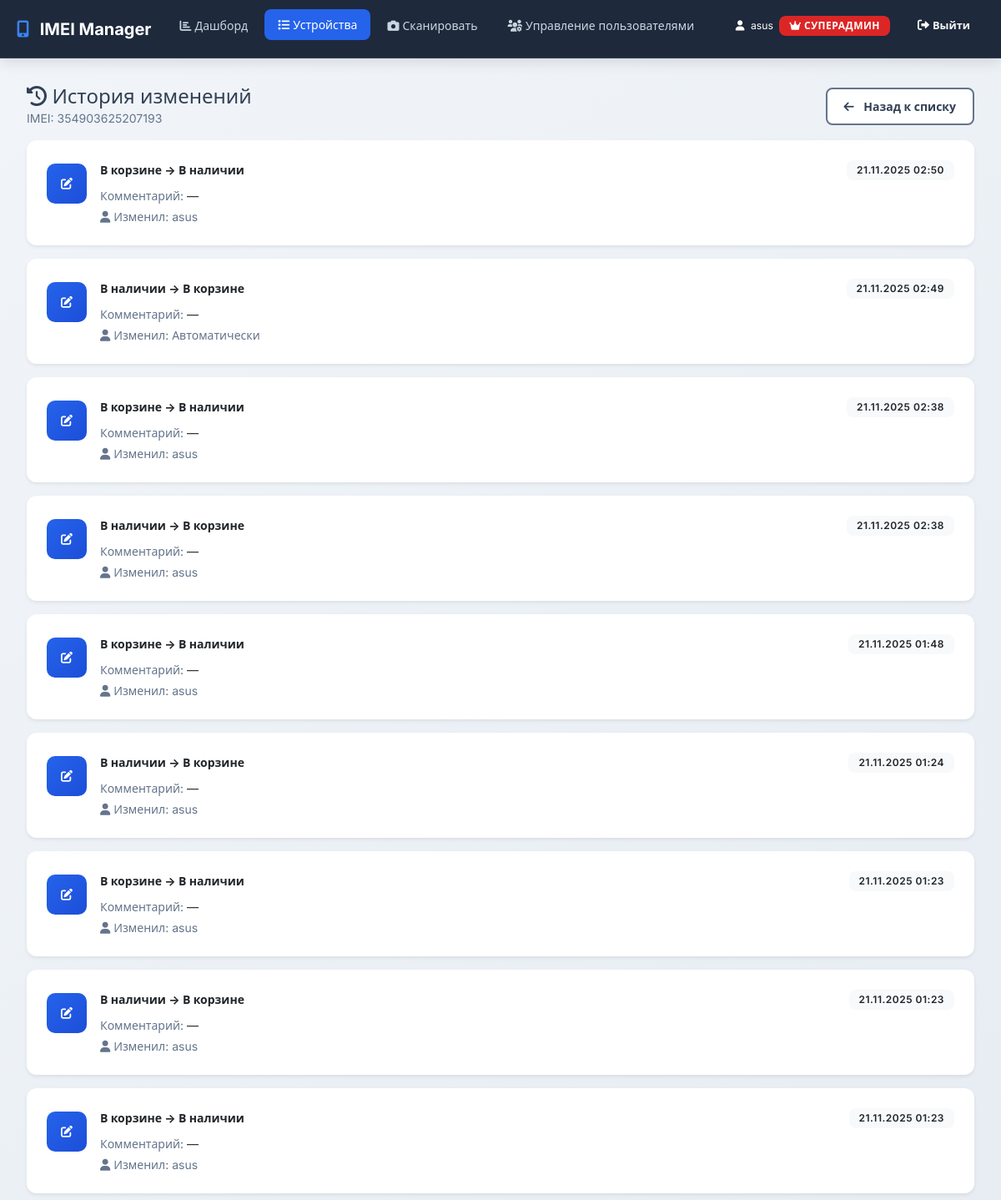
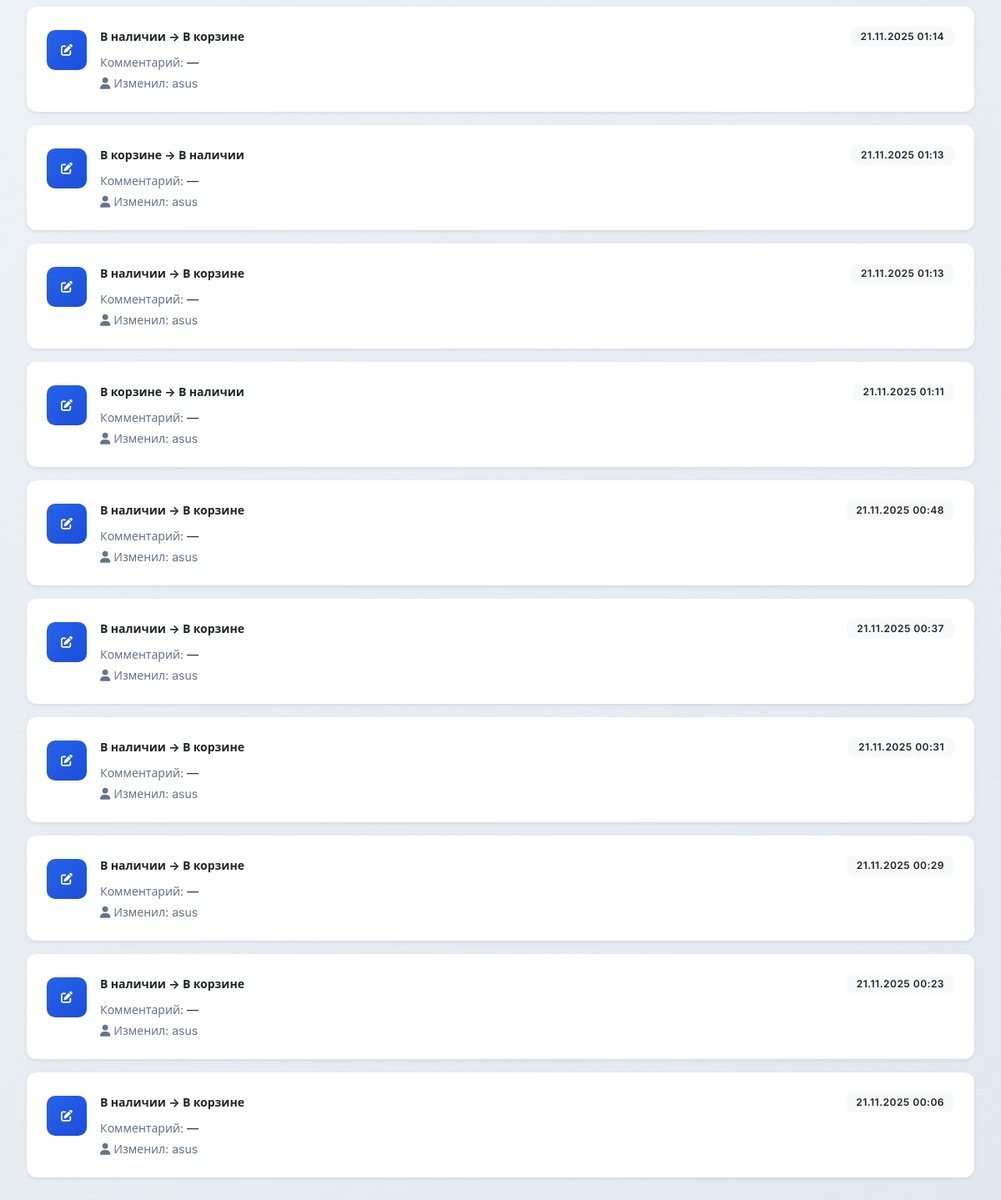
/devices/12/history/ (signed in), run on the app's committed database (2 pictures, top to bottom).
### devices/models.py (models this page shows, shortened)
class Device(models.Model):
    STATUS_IN_STOCK = 'in_stock'
    STATUS_SOLD = 'sold'
    STATUS_WRITTEN_OFF = 'written_off'
    STATUS_TRASH = 'trash'
    STATUS_CHOICES = [
        (STATUS_IN_STOCK, 'В наличии'),
        (STATUS_SOLD, 'Продано'),
        (STATUS_WRITTEN_OFF, 'Списан'),
        (STATUS_TRASH, 'В корзине'),
    ]
    PUBLIC_STATUS_CHOICES = [
        (STATUS_IN_STOCK, 'В наличии'),
        (STATUS_SOLD, 'Продано'),
        (STATUS_WRITTEN_OFF, 'Списан'),
    ]
    imei = models.CharField(
        max_length=15,
        unique=True,
        verbose_name="IMEI",
        validators=[RegexValidator(r'^\d{15}$', "Допустимы только 15 цифр"), validate_imei],
    )
    model_name = models.CharField(max_length=255, blank=True, verbose_name="Модель телефона")
    status = models.CharField(
        max_length=20,
        choices=STATUS_CHOICES,
        default=STATUS_IN_STOCK,
        verbose_name="Статус",
    )
    comment = models.TextField(blank=True, verbose_name="Комментарий")
    date_added = models.DateTimeField(auto_now_add=True, verbose_name="Дата добавления")
    added_by = models.ForeignKey(
        User,
        on_delete=models.PROTECT,
        verbose_name="Добавил",
        related_name="devices",
    )
    deleted_at = models.DateTimeField(null=True, blank=True)

class DeviceHistory(models.Model):
    device = models.ForeignKey(Device, on_delete=models.CASCADE, related_name="history", verbose_name="Устройство")
    changed_by = models.ForeignKey(
        User,
        on_delete=models.SET_NULL,
        null=True,
        blank=True,
        verbose_name="Изменил",
    )
    previous_status = models.CharField(max_length=20, choices=Device.STATUS_CHOICES, verbose_name="Был статус")
    new_status = models.CharField(max_length=20, choices=Device.STATUS_CHOICES, verbose_name="Новый статус")
    previous_comment = models.TextField(blank=True, verbose_name="Был комментарий")
    new_comment = models.TextField(blank=True, verbose_name="Новый комментарий")
    changed_at = models.DateTimeField(default=timezone.now, verbose_name="Когда")
    class Meta:
        ordering = ['-changed_at']
        verbose_name = "История устройства"
        verbose_name_plural = "История устройств"

### devices/views.py (the view)
# urls.py: path('devices/<int:pk>/history/', DeviceHistoryView.as_view(), name='device_history'),
class DeviceHistoryView(GuestRequiredMixin, TemplateView):
    template_name = 'devices/device_history.html'
    def get_context_data(self, **kwargs):
        context = super().get_context_data(**kwargs)
        device = get_object_or_404(Device, pk=self.kwargs['pk'])
        context['device'] = device
        context['history'] = device.history.select_related('changed_by')
        return context

### devices/context_processors.py (called while the page is built)
def role_flags(request):
    user = getattr(request, 'user', None)
    return {
        'role_is_admin': is_admin(user),
        'role_is_operator': is_operator(user),
        'role_is_super_admin': is_super_admin(user),
        'role_can_delete': can_delete_devices(user),
    }

### devices/utils.py (called while the page is built)
def is_admin(user: User) -> bool:
    if not user or not user.is_authenticated:
        return False
    if user.is_superuser:
        return True
    profile = _safe_profile(user)
    return profile.role == UserProfile.Roles.ADMIN if profile else False

def is_operator(user: User) -> bool:
    if not user or not user.is_authenticated:
        return False
    if is_admin_or_super(user):
        return True
    profile = _safe_profile(user)
    return profile.role == UserProfile.Roles.OPERATOR if profile else False

def is_guest(user: User) -> bool:
    if not user or not user.is_authenticated:
        return False
    if is_operator(user):
        return True
    profile = _safe_profile(user)
    return profile.role == UserProfile.Roles.GUEST if profile else False

def can_delete_devices(user: User) -> bool:
    if not user or not user.is_authenticated:
        return False
    if is_admin_or_super(user):  # Админы и суперадмины могут удалять
        return True
    profile = _safe_profile(user)
    return bool(profile and profile.role == UserProfile.Roles.OPERATOR and profile.can_delete_devices)

def is_super_admin(user: User) -> bool:
    if not user or not user.is_authenticated:
        return False
    if user.is_superuser:
        return True
    profile = _safe_profile(user)
    return profile.is_super_admin if profile else False

def is_admin_or_super(user: User) -> bool:
    return is_admin(user) or is_super_admin(user)

### devices/views.py (called while the page is built)
    def test_func(self):
        return is_guest(self.request.user)

### templates/devices/device_history.html (shortened to what this page needs)
{% extends 'base.html' %}
{% block content %}
<div class="d-flex justify-content-between align-items-center mb-3">
    <div>
        <h1 class="h4 mb-0"><i class="fas fa-history"></i> История изменений</h1>
        <p class="text-muted mb-0">IMEI: {{ device.imei }}</p>
    </div>
    <a href="{% url 'device_list' %}" class="btn btn-outline-secondary">
        <i class="fas fa-arrow-left"></i> Назад к списку
    </a>
</div>
<div class="timeline">
    {% for entry in history %}
        <div class="timeline-item card border-0 shadow-sm mb-3">
            <div class="card-body">
                <div class="d-flex align-items-start">
                    <div class="icon-wrapper icon-wrapper-primary me-3 mt-1">
                        <i class="fas fa-edit"></i>
                    </div>
                    <div class="flex-grow-1">
                        <div class="d-flex justify-content-between align-items-center mb-2">
                            <strong>{{ entry.get_previous_status_display }} → {{ entry.get_new_status_display }}</strong>
                            <span class="badge bg-light text-dark">{{ entry.changed_at|date:"d.m.Y H:i" }}</span>
                        </div>
                        <p class="mb-1"><span class="text-muted">Комментарий:</span> {{ entry.new_comment|default:"—" }}</p>
                        <small class="text-muted">
                            <i class="fas fa-user"></i> Изменил:
                            {% if entry.changed_by %}
                                {{ entry.changed_by.get_full_name|default:entry.changed_by.username }}
                            {% else %}
                                Автоматически
                            {% endif %}
                        </small>
                    </div>
                </div>
            </div>
        </div>
    {% empty %}
        <div class="alert alert-info">
            <i class="fas fa-info-circle"></i> История пока пуста.
        </div>
    {% endfor %}
</div>
{% endblock %}

### templates/base.html (shortened to what this page needs)
{% load static %}
<!DOCTYPE html>
<html lang="ru">
<head>
    <link rel="stylesheet" href="https://cdnjs.cloudflare.com/ajax/libs/font-awesome/6.0.0/css/all.min.css">
    <link href="https://cdn.jsdelivr.net/npm/bootstrap@5.3.3/dist/css/bootstrap.min.css" rel="stylesheet">
    <link rel="stylesheet" href="{% static 'css/style.css' %}">
</head>
<body>
<nav class="navbar navbar-expand-lg navbar-dark">
    <div class="container">
        <a class="navbar-brand" href="{% url 'dashboard' %}">
            <i class="fas fa-mobile-alt me-2"></i>
            IMEI Manager
        </a>
        {% if request.user.is_authenticated %}
        <div class="collapse navbar-collapse" id="navbarNav">
            <ul class="navbar-nav me-auto mb-2 mb-lg-0">
                <li class="nav-item">
                    <a class="nav-link {% if request.path == '/' %}active{% endif %}" href="{% url 'dashboard' %}">
                        <i class="fas fa-chart-bar me-1"></i>Дашборд
                    </a>
                </li>
                <li class="nav-item">
                    <a class="nav-link {% if request.path|slice:':8' == '/devices' %}active{% endif %}"
                       href="{% url 'device_list' %}">
                        <i class="fas fa-list me-1"></i>Устройства
                    </a>
                </li>
                {% if request.user.is_authenticated and perms.devices.add_device %}
                    <li class="nav-item">
                        <a class="nav-link" href="{% url 'scan' %}">
                            <i class="fas fa-camera me-1"></i>Сканировать
                        </a>
                    </li>
                {% endif %}
                {% if role_is_admin or role_is_super_admin %}
                <li class="nav-item">
                    <a class="nav-link {% if request.path == '/user-management/' %}active{% endif %}"
                       href="{% url 'user_management' %}">
                        <i class="fas fa-users-cog me-1"></i>Управление пользователями
                    </a>
                </li>
                {% endif %}
            </ul>
        {% endif %}
            <ul class="navbar-nav mb-2 mb-lg-0">
                {% if request.user.is_authenticated %}
                    <li class="nav-item d-flex align-items-center text-white pe-3">
                        <span class="small">
                            <i class="fas fa-user me-1"></i>
                            {{ request.user.get_short_name|default:request.user.username }}
                            {% if role_is_super_admin %}
                            <span class="badge bg-danger ms-1"><i class="fas fa-crown"></i> Суперадмин</span>
                            {% elif role_is_admin %}
                            <span class="badge bg-danger ms-1">Админ</span>
                            {% elif role_is_operator %}
                            <span class="badge bg-warning ms-1">Оператор</span>
                            {% else %}
                            <span class="badge bg-secondary ms-1">Гость</span>
                            {% endif %}
                        </span>
                    </li>
                    <li class="nav-item">
                        <a class="btn btn-outline-light btn-sm" href="{% url 'logout' %}">
                            <i class="fas fa-sign-out-alt me-1"></i>Выйти
                        </a>
                    </li>
                {% endif %}
            </ul>
        {% if request.user.is_authenticated %}
        </div>
        {% endif %}
    </div>
</nav>
<main class="container py-4">
    {% block content %}{% endblock %}
</main>
</body>
</html>

### static/css/style.css (style rules this page uses)
:root { --primary: #2563eb; --primary-dark: #1d4ed8; --primary-light: #3b82f6; --secondary: #475569; --secondary-dark: #334155; --success: #059669; --warning: #d97706; --danger: #dc2626; --info: #0891b2; --light: #f8fafc; --dark: #1e293b; --gray-50: #f8fafc; --gray-100: #f1f5f9; --gray-200: #e2e8f0; --gray-300: #cbd5e1; --gray-400: #94a3b8; --gray-500: #64748b; --gray-600: #475569; --gray-700: #334155; --gray-800: #1e293b; --gray-900: #0f172a; --border-radius: 12px; --shadow-sm: 0 2px 8px rgba(0, 0, 0, 0.08); --shadow-md: 0 4px 16px rgba(0, 0, 0, 0.12); --shadow-lg: 0 8px 32px rgba(0, 0, 0, 0.15); --transition: all 0.3s cubic-bezier(0.4, 0, 0.2, 1); }
* { margin: 0; padding: 0; box-sizing: border-box; }
body { background: linear-gradient(135deg, #f1f5f9 0%, #e2e8f0 100%); min-height: 100vh; font-family: 'Inter', 'Segoe UI', system-ui, -apple-system, sans-serif; font-size: 14px; line-height: 1.5; color: var(--gray-700); padding: 0; }
.container { max-width: 1200px; margin: 0 auto; padding: 0 20px; }
.navbar { background: var(--gray-800) !important; backdrop-filter: blur(10px); border-bottom: 1px solid var(--gray-700); box-shadow: var(--shadow-md); padding: 0.75rem 0; }
.navbar-brand { font-weight: 700; font-size: 1.25rem; color: white !important; }
.navbar-brand i { color: var(--primary-light); }
.nav-link { font-weight: 500; font-size: 0.875rem; transition: var(--transition); border-radius: 8px; margin: 0 2px; color: var(--gray-300) !important; padding: 0.5rem 1rem !important; }
.nav-link:hover, .nav-link.active { background: var(--primary); color: white !important; transform: translateY(-1px); }
.py-4 { padding: 2rem !important; }
h1 { font-size: 1.75rem; font-weight: 700; }
.text-muted { color: var(--gray-500) !important; font-size: 0.875rem; }
.btn { border-radius: 8px; font-weight: 600; font-size: 0.875rem; padding: 0.625rem 1.25rem; transition: var(--transition); border: 1px solid transparent; }
.btn-sm { padding: 0.5rem 1rem; font-size: 0.8rem; }
.btn-outline-secondary { background: white; border: 2px solid var(--gray-500); color: var(--gray-700); font-weight: 600; }
.badge { border-radius: 8px; padding: 0.375rem 0.75rem; font-weight: 600; font-size: 0.75rem; text-transform: uppercase; letter-spacing: 0.5px; }
.bg-danger { background: var(--danger) !important; }
.card { border: 1px solid var(--gray-200); border-radius: var(--border-radius); box-shadow: var(--shadow-sm); transition: var(--transition); background: white; }
.card-body { padding: 1.5rem; }
.d-flex { display: flex !important; }
.justify-content-between { justify-content: space-between !important; }
.align-items-center { align-items: center !important; }
.mb-0 { margin-bottom: 0 !important; }
.mb-1 { margin-bottom: 0.25rem !important; }
.mb-2 { margin-bottom: 0.5rem !important; }
.mb-3 { margin-bottom: 1rem !important; }
.mt-1 { margin-top: 0.25rem !important; }
.icon-wrapper { width: 48px; height: 48px; border-radius: 10px; display: flex; align-items: center; justify-content: center; margin-right: 1rem; flex-shrink: 0; }
.icon-wrapper-primary { background: linear-gradient(135deg, var(--primary), var(--primary-dark)); color: white; }
.btn i { margin-right: 0.5rem; font-size: 0.875rem; }
.badge.bg-danger { background: var(--danger) !important; }

### data on the page
Device: imei "354903625207193"
DeviceHistory: previous_status "В корзине", new_status "В наличии", changed_at "21.11.2025 02:50", new_comment "—", changed_by.get_full_name "asus"
DeviceHistory: previous_status "В наличии", new_status "В корзине", changed_at "21.11.2025 02:49", new_comment "—", shows "Автоматически"
DeviceHistory: previous_status "В корзине", new_status "В наличии", changed_at "21.11.2025 02:38", new_comment "—", changed_by.get_full_name "asus"
DeviceHistory: previous_status "В наличии", new_status "В корзине", changed_at "21.11.2025 02:38", new_comment "—", changed_by.get_full_name "asus"
DeviceHistory: previous_status "В корзине", new_status "В наличии", changed_at "21.11.2025 01:48", new_comment "—", changed_by.get_full_name "asus"
DeviceHistory: previous_status "В наличии", new_status "В корзине", changed_at "21.11.2025 01:24", new_comment "—", changed_by.get_full_name "asus"
DeviceHistory: previous_status "В корзине", new_status "В наличии", changed_at "21.11.2025 01:23", new_comment "—", changed_by.get_full_name "asus"
DeviceHistory: previous_status "В наличии", new_status "В корзине", changed_at "21.11.2025 01:23", new_comment "—", changed_by.get_full_name "asus"
DeviceHistory: previous_status "В корзине", new_status "В наличии", changed_at "21.11.2025 01:23", new_comment "—", changed_by.get_full_name "asus"
DeviceHistory: previous_status "В наличии", new_status "В корзине", changed_at "21.11.2025 01:14", new_comment "—", changed_by.get_full_name "asus"
DeviceHistory: previous_status "В корзине", new_status "В наличии", changed_at "21.11.2025 01:13", new_comment "—", changed_by.get_full_name "asus"
DeviceHistory: previous_status "В наличии", new_status "В корзине", changed_at "21.11.2025 01:13", new_comment "—", changed_by.get_full_name "asus"
DeviceHistory: previous_status "В корзине", new_status "В наличии", changed_at "21.11.2025 01:11", new_comment "—", changed_by.get_full_name "asus"
DeviceHistory: previous_status "В наличии", new_status "В корзине", changed_at "21.11.2025 00:48", new_comment "—", changed_by.get_full_name "asus"
DeviceHistory: previous_status "В наличии", new_status "В корзине", changed_at "21.11.2025 00:37", new_comment "—", changed_by.get_full_name "asus"
DeviceHistory: previous_status "В наличии", new_status "В корзине", changed_at "21.11.2025 00:31", new_comment "—", changed_by.get_full_name "asus"
DeviceHistory: previous_status "В наличии", new_status "В корзине", changed_at "21.11.2025 00:29", new_comment "—", changed_by.get_full_name "asus"
DeviceHistory: previous_status "В наличии", new_status "В корзине", changed_at "21.11.2025 00:23", new_comment "—", changed_by.get_full_name "asus"
DeviceHistory: previous_status "В наличии", new_status "В корзине", changed_at "21.11.2025 00:06", new_comment "—", changed_by.get_full_name "asus"

### other printed values
{{ request.user.get_short_name|default:request.user.username }} "asus"
